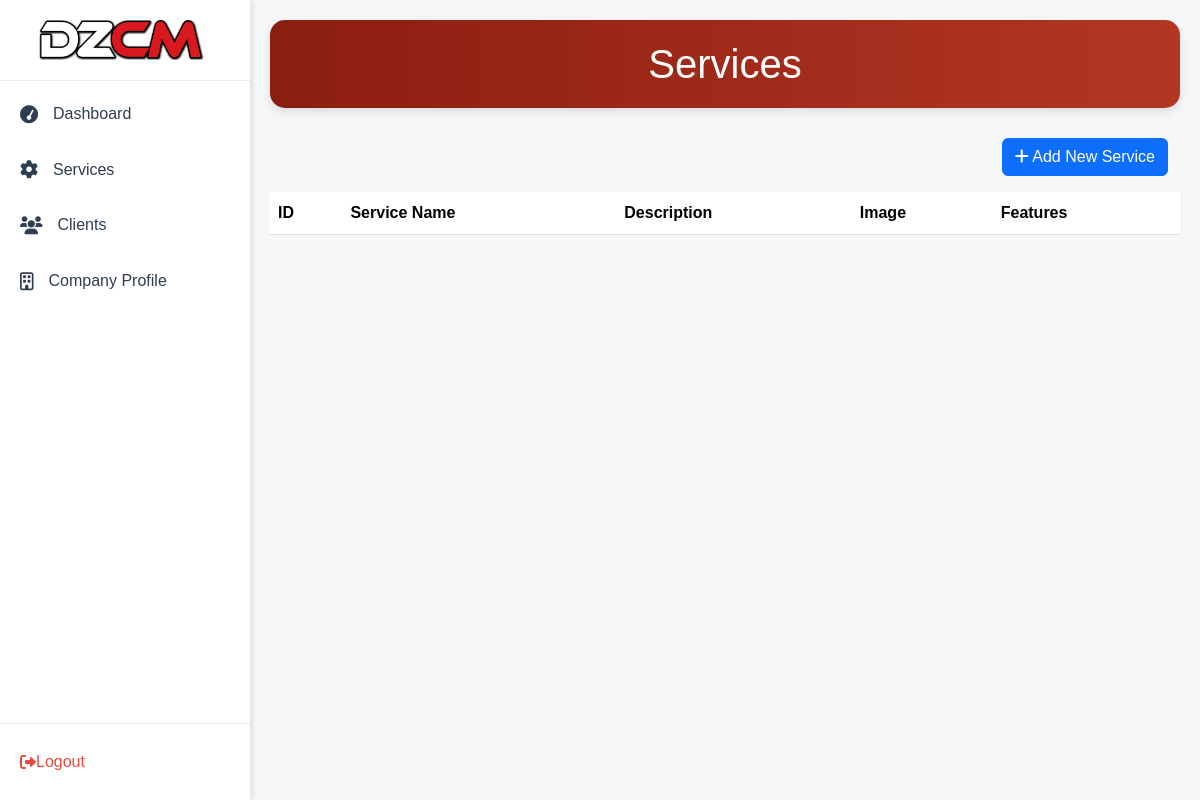
Page /Admin/index.php?page=services (signed in) on the earlier database version.
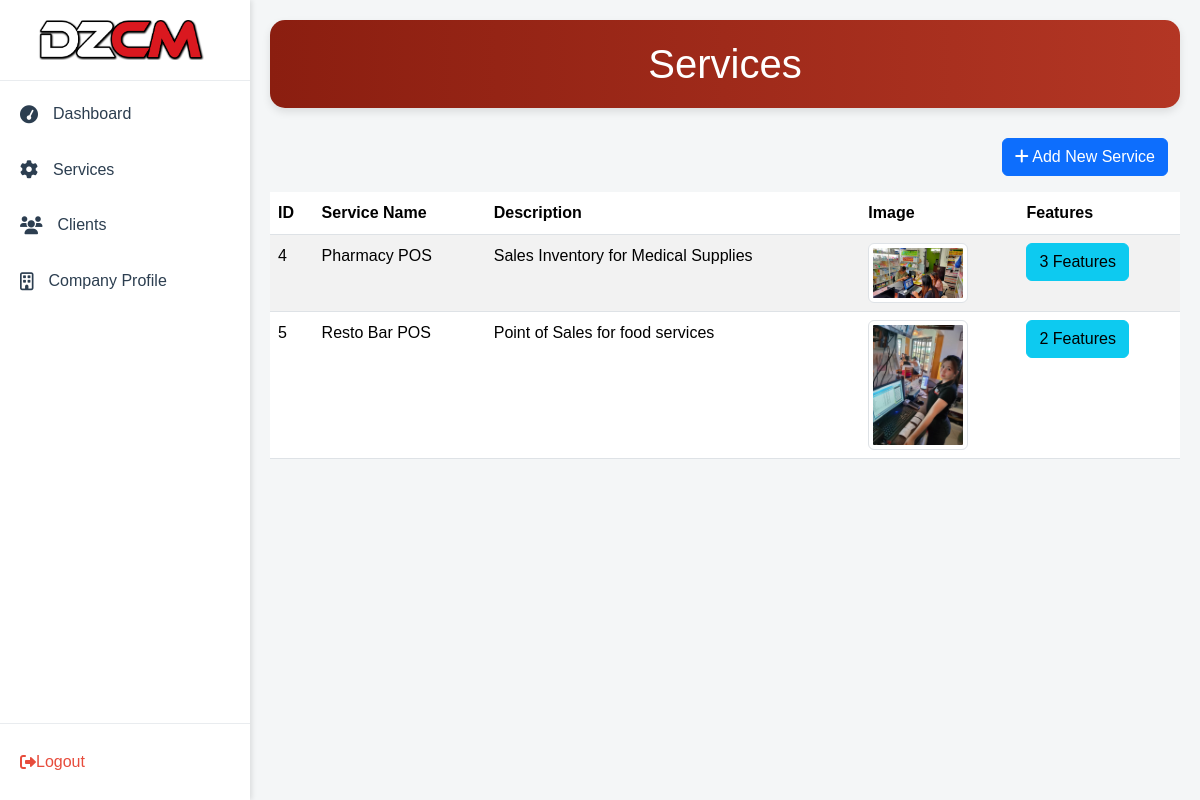
Same page on the later database version.
### tables this page shows
CREATE TABLE `services` (
  `service_id` int(11) NOT NULL,
  `service_name` varchar(255) NOT NULL,
  `description` text DEFAULT NULL,
  `image` varchar(255) DEFAULT NULL
);

### Admin/includes/conn.php (called while the page is built)
<?php
function con(){
    $servername = "localhost";
    $username = "root";
    $password = "";
    $myDB = "dezcom";
    $conn = mysqli_connect($servername, $username, $password, $myDB);
    if ($conn->connect_error) {
        echo "Connection failed: " . $conn->connect_error;
    }else{
        return $conn;
    }
}
?>

### Admin/pages/services.php (the view, shortened to what this page needs)
<?php
$page = isset($_GET['page']) ? (int)$_GET['page'] : 1;
$page = max($page, 1);
$recordsPerPage = 10;
$offset = ($page - 1) * $recordsPerPage;
$query = "
    SELECT s.service_id, s.service_name, s.description, s.image,
           COUNT(sf.service_feature_id) as feature_count
    FROM services s
    LEFT JOIN service_features sf ON s.service_id = sf.service_id
    GROUP BY s.service_id
    LIMIT $offset, $recordsPerPage
";
$result = mysqli_query(con(), $query);
?>
<header class="dashboard-header">
    <div class="container">
        <h1 class="mb-0">Services</h1>
    </div>
</header>
<div class="container">
    <div class="d-flex justify-content-end mb-3">
        <button id="addServiceBtn" type="button" class="btn btn-primary" data-bs-toggle="modal" data-bs-target="#addServiceModal">
            <i class="fas fa-plus"></i> Add New Service
        </button>
    </div>
</div>
<div class="services-table-container">
    <table class="table table-striped">
        <thead>
            <tr>
                <th>ID</th>
                <th>Service Name</th>
                <th>Description</th>
                <th>Image</th>
                <th>Features</th>
            </tr>
        </thead>
        <tbody>
            <?php while ($service = mysqli_fetch_assoc($result)): ?>
                <tr class="service-row" data-service-id="<?php echo $service['service_id']; ?>"
                    data-service-name="<?php echo htmlspecialchars($service['service_name']); ?>"
                    data-description="<?php echo htmlspecialchars($service['description']); ?>"
                    data-image="<?php echo htmlspecialchars($service['image']); ?>"
                    data-bs-toggle="modal" data-bs-target="#editServiceModal">
                    <td><?php echo htmlspecialchars($service['service_id']); ?></td>
                    <td><?php echo htmlspecialchars($service['service_name']); ?></td>
                    <td><?php echo htmlspecialchars($service['description']); ?></td>
                    <td>
                        <?php if ($service['image']): ?>
                            <img src="includes/uploads/services/<?php echo htmlspecialchars($service['image']); ?>"
                                alt="Service Image" class="img-thumbnail" style="width: 100px;">
                        <?php else: ?>
                            No Image
                        <?php endif; ?>
                    </td>
                    <td>
                        <button class="btn btn-info"
                            data-service-id="<?php echo $service['service_id']; ?>" data-bs-toggle="modal" data-bs-target="#serviceFeaturesModal">
                            <?php echo $service['feature_count']; ?> Features
                        </button>
                    </td>
                </tr>
            <?php endwhile; ?>
        </tbody>
    </table>
</div>

### Admin/index.php (shortened to what this page needs)
<?php
require_once 'includes/conn.php';
?>
<!DOCTYPE html>
<html lang="en">
<head>
    <link href="https://cdnjs.cloudflare.com/ajax/libs/font-awesome/6.0.0/css/all.min.css" rel="stylesheet">
    <link href="https://cdn.jsdelivr.net/npm/bootstrap@5.3.3/dist/css/bootstrap.min.css" rel="stylesheet">
    <link rel="stylesheet" href="assets/css/dashboard.css">
</head>
<body>
    <div class="dashboard-container">
        <?php include 'includes/sidebar.php'; ?>
        <main class="main-content">
            <?php
            $page = isset($_GET['page']) ? $_GET['page'] : 'dashboard';
            $allowed_pages = ['dashboard', 'services', 'settings', 'company-profile', 'service-features', 'clients'];
            if (in_array($page, $allowed_pages) && file_exists("pages/$page.php")) {
                include("pages/$page.php");
            } else {
                echo "<h2>Page not found!</h2>";
            }
            ?>
        </main>
    </div>
</body>
</html>

### Admin/includes/sidebar.php
<div class="sidebar">
    <div class="sidebar-brand">
        <a href="dashboard.php" class="logo">
            <img src="assets/img/DZCM.png" alt="Dashboard Logo">
        </a>
    </div>
    <nav class="sidebar-menu">
        <ul>
            <li class="nav-item">
                <a href="index.php?page=dashboard" class="nav-link">
                    <i class="fas fa-tachometer"></i>
                    <span>Dashboard</span>
                </a>
            </li>
            <li class="nav-item">
                <a href="index.php?page=services" class="nav-link">
                    <i class="fas fa-cog"></i>
                    <span>Services</span>
                </a>
            </li>
            <li class="nav-item">
                <a href="index.php?page=clients" class="nav-link">
                    <i class="fas fa-users"></i>
                    <span>Clients</span>
                </a>
            </li>
            <li class="nav-item">
                <a href="index.php?page=company-profile" class="nav-link">
                    <i class="far fa-building"></i>
                    <span>Company Profile</span>
                </a>
            </li>
        </ul>
    </nav>
    <div class="sidebar-footer">
        <a href="includes/handler.php?action=logout" class="logout-link">
            <i class="fas fa-sign-out-alt"></i>
            <span>Logout</span>
        </a>
    </div>
</div>

### Admin/assets/css/dashboard.css (style rules this page uses)
:root { --primary-color: #3498db; --primary-dark: #2980b9; --secondary-color: #2ecc71; --background-color: #f4f6f7; --text-color: #2c3e50; --sidebar-width: 250px; }
* { margin: 0; padding: 0; box-sizing: border-box; }
body, html { height: 100%; overflow-x: hidden; }
body { font-family: 'Arial', sans-serif; background-color: var(--background-color); color: var(--text-color); line-height: 1.6; }
.dashboard-container { display: flex; width: 100%; height: 100vh; }
.sidebar { width: var(--sidebar-width); background-color: #ffffff; box-shadow: 2px 0 5px rgba(0, 0, 0, 0.1); display: flex; flex-direction: column; height: 100%; position: relative; }
.sidebar-brand { padding: 20px; text-align: center; border-bottom: 1px solid #e9ecef; }
.sidebar-brand .logo { display: flex; align-items: center; justify-content: center; text-decoration: none; color: var(--primary-color); }
.sidebar-brand img { height: 40px; margin-right: 10px; }
.sidebar-menu { flex-grow: 1; overflow-y: auto; }
.sidebar-menu ul { list-style: none; padding: 0; }
.nav-item { margin: 10px 0; }
.nav-link { display: flex; align-items: center; padding: 10px 20px; color: var(--text-color); text-decoration: none; transition: background-color 0.3s ease; }
.nav-link i { margin-right: 15px; font-size: 18px; }
.sidebar-footer { width: 100%; border-top: 1px solid #e9ecef; margin-top: auto; padding: 10px 0; }
.logout-link { display: flex; align-items: center; padding: 15px 20px; color: #e74c3c; text-decoration: none; }
.service-row, .service-feature-row { cursor: pointer; }
.main-content { flex-grow: 1; overflow-y: auto; padding: 20px; background-color: var(--background-color); width: calc(100% - var(--sidebar-width)); }
.dashboard-header { margin-bottom: 30px; display: flex; justify-content: space-between; align-items: center; flex-direction: row; justify-content: space-between; }
.dashboard-header { background: linear-gradient(to right, #8b1e10, #b33624); color: white; padding: 20px 0; text-align: center; box-shadow: 0 4px 8px rgba(0, 0, 0, 0.1); border-radius: 15px; }
a { text-decoration: none; color: white; }

Differences in the rows shown:
added services: service_id "4", service_name "Pharmacy POS", description "Sales Inventory for Medical Supplies", image (picture), feature_count "3"
added services: service_id "5", service_name "Resto Bar POS", description "Point of Sales for food services", image (picture), feature_count "2"
